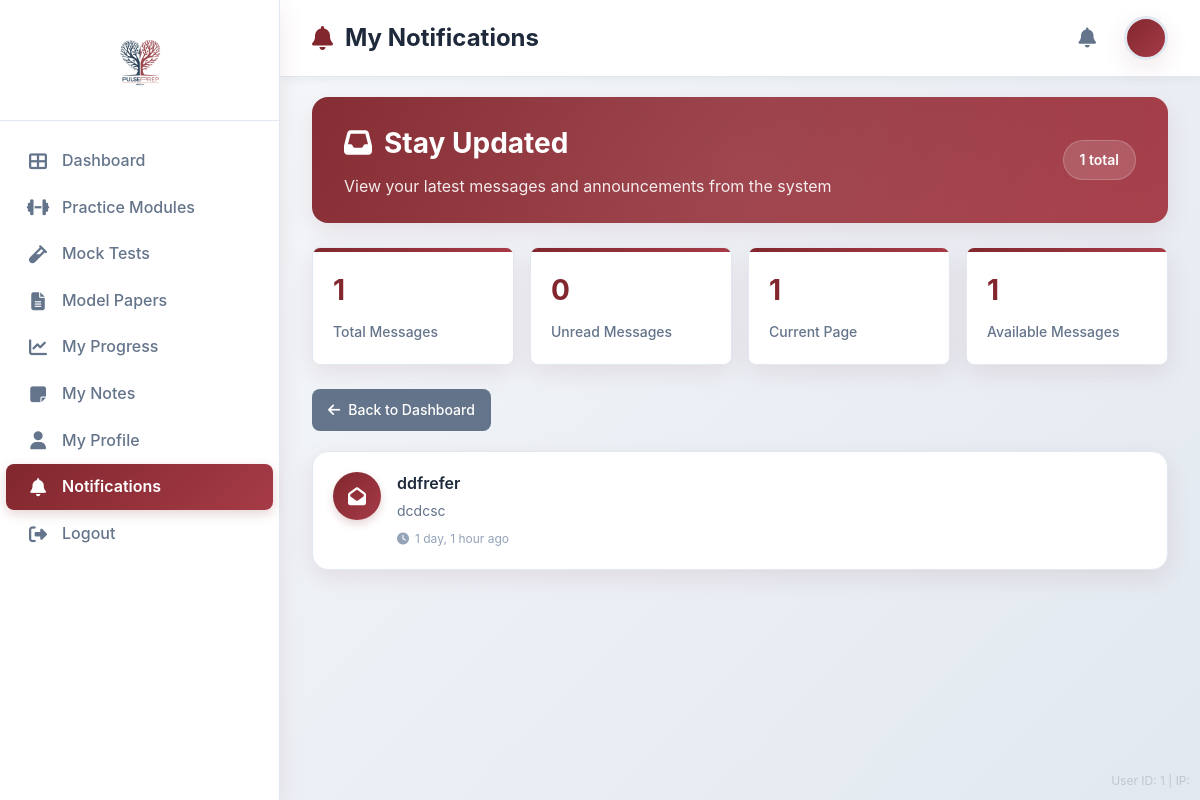
Screenshot of /notification/student/ (signed in) with the database file from the repository.
### user_management/models.py (models this page shows, shortened)
class CustomUser(AbstractUser):
    APPROVAL_STATUS = (
        ('pending', 'Pending Approval'),
        ('approved', 'Approved'),
        ('rejected', 'Rejected'),
    )
    DEGREE_CHOICES = (
        ('MBBS', 'MBBS'),
        ('BDS', 'BDS'),
    )
    YEAR_CHOICES = (
        (1, 'First Year'),
        (2, 'Second Year'),
        (3, 'Third Year'),
        (4, 'Fourth Year'),
        (5, 'Fifth Year'),
    )
    email = models.EmailField(unique=True)
    is_admin = models.BooleanField(default=False)
    approval_status = models.CharField(max_length=20, choices=APPROVAL_STATUS, default='pending')
    degree = models.CharField(max_length=10, choices=DEGREE_CHOICES, blank=True, null=True)
    year = models.IntegerField(choices=YEAR_CHOICES, blank=True, null=True)
    last_active = models.DateTimeField(blank=True, null=True)
    current_session_key = models.CharField(max_length=40, blank=True, null=True)
    terms_accepted = models.BooleanField(default=False)
    profile_image = models.ImageField(upload_to='profile_images/', blank=True, null=True)
    payment_slip = models.ImageField(upload_to='payment_slips/', blank=True, null=True)
    voucher_reference = models.CharField(
        max_length=50,
        blank=True,
        null=True,
        help_text="Optional voucher code or reference number"
    )
    email_verified = models.BooleanField(default=False)
    activation_token = models.CharField(max_length=100, blank=True, null=True)
    activation_sent_at = models.DateTimeField(blank=True, null=True)
    activated_at = models.DateTimeField(blank=True, null=True)
    is_account_activated = models.BooleanField(default=False)  # Final activation status
    USERNAME_FIELD = 'email'
    REQUIRED_FIELDS = ['username']

### notifications/models.py (models this page shows, shortened)
class NotificationMessage(models.Model):
    title = models.CharField(max_length=200)
    content = models.TextField()
    created_at = models.DateTimeField(auto_now_add=True)
    is_read = models.BooleanField(default=False)
    recipient = models.ForeignKey(
        settings.AUTH_USER_MODEL,
        on_delete=models.CASCADE,
        null=True,
        blank=True,
        related_name='user_notifications'
    )
    class Meta:
        ordering = ['-created_at']
        db_table = 'notifications_message'
        verbose_name = 'Notification Message'
        verbose_name_plural = 'Notification Messages'

### notifications/views.py (the view)
# urls.py: path('student/', views.student_notifications, name='student_notifications'),
@login_required
def student_notifications(request):
    try:
        notifications_qs = NotificationMessage.objects.filter(
            Q(recipient=request.user) | Q(recipient__isnull=True)
        ).order_by('-created_at')
        paginator = Paginator(notifications_qs, 10)
        page_number = request.GET.get('page')
        user_notifications = paginator.get_page(page_number)
        total_count = notifications_qs.count()
        unread_count = notifications_qs.filter(is_read=False).count()
        read_count = notifications_qs.filter(is_read=True).count()
    except Exception as e:
        user_notifications = []
        total_count = 0
        unread_count = 0
        read_count = 0
    context = {
        'notifications': user_notifications,
        'total_count': total_count,
        'unread_count': unread_count,
        'read_count': read_count,
    }
    return render(request, 'notifications/student_notifications.html', context)

### notifications/context_processors.py (called while the page is built)
def notification_context(request):
    if request.user.is_authenticated:
        try:
            unread_count = NotificationMessage.objects.filter(
                Q(recipient=request.user) | Q(recipient__isnull=True),
                is_read=False
            ).count()
            return {
                'unread_count': unread_count,
            }
        except Exception:
            return {'unread_count': 0}
    return {'unread_count': 0}

### user_management/context_processors.py (called while the page is built, shortened)
def admin_navigation_stats(request):
    User = get_user_model()
    if not request.user.is_authenticated:
        return {}
    return {}

def user_access_context(request):
    user = request.user
    if user.is_admin or user.is_superuser:
        access_info = {
            'level': 'admin',
            'display': 'Administrator',
            'can_access': True,
            'filter_params': None
        }
    return {
        'user_access_level': access_info['level'],
        'user_access_display': access_info['display'],
        'can_access_content': access_info['can_access'],
        'user_filter_params': access_info.get('filter_params'),
        'is_admin': user.is_admin or user.is_superuser,
        'is_student': not (user.is_admin or user.is_superuser),
    }

### templates/notifications/student_notifications.html (shortened to what this page needs)
{% load static %}
{% include 'includes/security_protection.html' %}
<!DOCTYPE html>
<html lang="en">
<head>
    <link rel="stylesheet" href="https://cdnjs.cloudflare.com/ajax/libs/font-awesome/6.4.0/css/all.min.css">
</head>
<body>
    <div class="dashboard-container">
        <aside class="sidebar" id="sidebar">
            <div class="logo-container">
                <img src="{% static 'images/Logo.png' %}" alt="PulsePrep Logo" class="logo" />
            </div>
            <nav class="nav-menu">
                <a href="{% url 'student_dashboard' %}" class="nav-item">
                    <i class="fas fa-th-large"></i>
                    <span>Dashboard</span>
                </a>
                <a href="{% url 'student_practice_modules' %}" class="nav-item">
                    <i class="fas fa-dumbbell"></i>
                    <span>Practice Modules</span>
                </a>
                <a href="{% url 'student_mock_tests' %}" class="nav-item">
                    <i class="fas fa-vial"></i>
                    <span>Mock Tests</span>
                </a>
                <a href="{% url 'student_model_papers' %}" class="nav-item">
                    <i class="fas fa-file-alt"></i>
                    <span>Model Papers</span>
                </a>
                <a href="{% url 'unified_progress' %}" class="nav-item">
                    <i class="fas fa-chart-line"></i>
                    <span>My Progress</span>
                </a>
                <a href="{% url 'notes_dashboard' %}" class="nav-item">
                    <i class="fas fa-sticky-note"></i>
                    <span>My Notes</span>
                </a>
                <a href="{% url 'my_profile' %}" class="nav-item">
                    <i class="fas fa-user"></i>
                    <span>My Profile</span>
                </a>
                <a href="{% url 'student_notifications' %}" class="nav-item active">
                    <i class="fas fa-bell"></i>
                    <span>Notifications</span>
                </a>
                <a href="{% url 'logout' %}" class="nav-item">
                    <i class="fas fa-sign-out-alt"></i>
                    <span>Logout</span>
                </a>
            </nav>
        </aside>
        <main class="main-content">
            <header class="header">
                <div class="header-left">
                    <h1><i class="fas fa-bell"></i> My Notifications</h1>
                </div>
                <div class="user-menu">
                    <a href="{% url 'student_notifications' %}">
                        <i class="fas fa-bell"></i>
                    </a>
                    <div class="avatar">
                    </div>
                </div>
            </header>
            <div class="dashboard-content">
                <div class="page-header">
                    <div class="page-header-content">
                        <div>
                            <h1><i class="fas fa-inbox"></i> Stay Updated</h1>
                            <p>View your latest messages and announcements from the system</p>
                        </div>
                        <div class="notification-count-badge">{{ total_count }} total</div>
                    </div>
                </div>
                <div class="notification-stats">
                    <div class="stat-card">
                        <h3>{{ total_count }}</h3>
                        <p>Total Messages</p>
                    </div>
                    <div class="stat-card">
                        <h3>{{ unread_count }}</h3>
                        <p>Unread Messages</p>
                    </div>
                    <div class="stat-card">
                        <h3>{% if notifications %}{{ notifications|length }}{% else %}0{% endif %}</h3>
                        <p>Current Page</p>
                    </div>
                    <div class="stat-card">
                        <h3>{% if notifications.paginator %}{{ notifications.paginator.count }}{% else %}0{% endif %}</h3>
                        <p>Available Messages</p>
                    </div>
                </div>
                <div class="action-buttons">
                    <a href="{% url 'student_dashboard' %}" class="action-button secondary">
                        <i class="fas fa-arrow-left"></i> Back to Dashboard
                    </a>
                </div>
                <div class="notifications-container">
                    <div class="notifications-list">
                        {% for notification in notifications %}
                        <div class="notification-item {% if not notification.is_read %}unread{% endif %}">
                            <div class="notification-content">
                                <div class="notification-icon">
                                    {% if notification.is_read %}
                                    <i class="fas fa-envelope-open"></i>
                                    {% else %}
                                    <i class="fas fa-envelope"></i>
                                    {% endif %}
                                </div>
                                <div class="notification-body">
                                    <div class="notification-title">{{ notification.title }}</div>
                                    <div class="notification-message">{{ notification.content }}</div>
                                    <div class="notification-time">
                                        <i class="fas fa-clock"></i>
                                        {{ notification.created_at|timesince }} ago
                                    </div>
                                </div>
                            </div>
                        </div>
                        {% empty %}
                        <div class="empty-state">
                            <i class="fas fa-bell-slash"></i>
                            <h3>No Notifications Yet</h3>
                            <p>You don't have any notifications at the moment. New messages will appear here when they arrive!</p>
                        </div>
                        {% endfor %}
                    </div>
                </div>
            </div>
        </main>
    </div>
</body>
</html>

### templates/includes/security_protection.html (shortened to what this page needs)
<div id="watermark">
    User ID: {{ user.id }} | IP: {{ user.ip }}
</div>

### templates/includes/security_protection.html (style rules this page uses)
.secure-content { -webkit-user-select: none; -moz-user-select: none; -ms-user-select: none; user-select: none; }
#watermark { position: fixed; bottom: 10px; right: 10px; color: rgba(0,0,0,0.15); font-size: 12px; z-index: 9999; pointer-events: none; }

### rows the page displays
CustomUser: id "1"
NotificationMessage: is_read True (drawn), title "ddfrefer", content "dcdcsc", created_at "1 day, 1 hour"

### other values shown
{{ total_count }} "1"
{{ unread_count }} "0"
{{ notifications|length }} "1"
{{ notifications.paginator.count }} "1"
